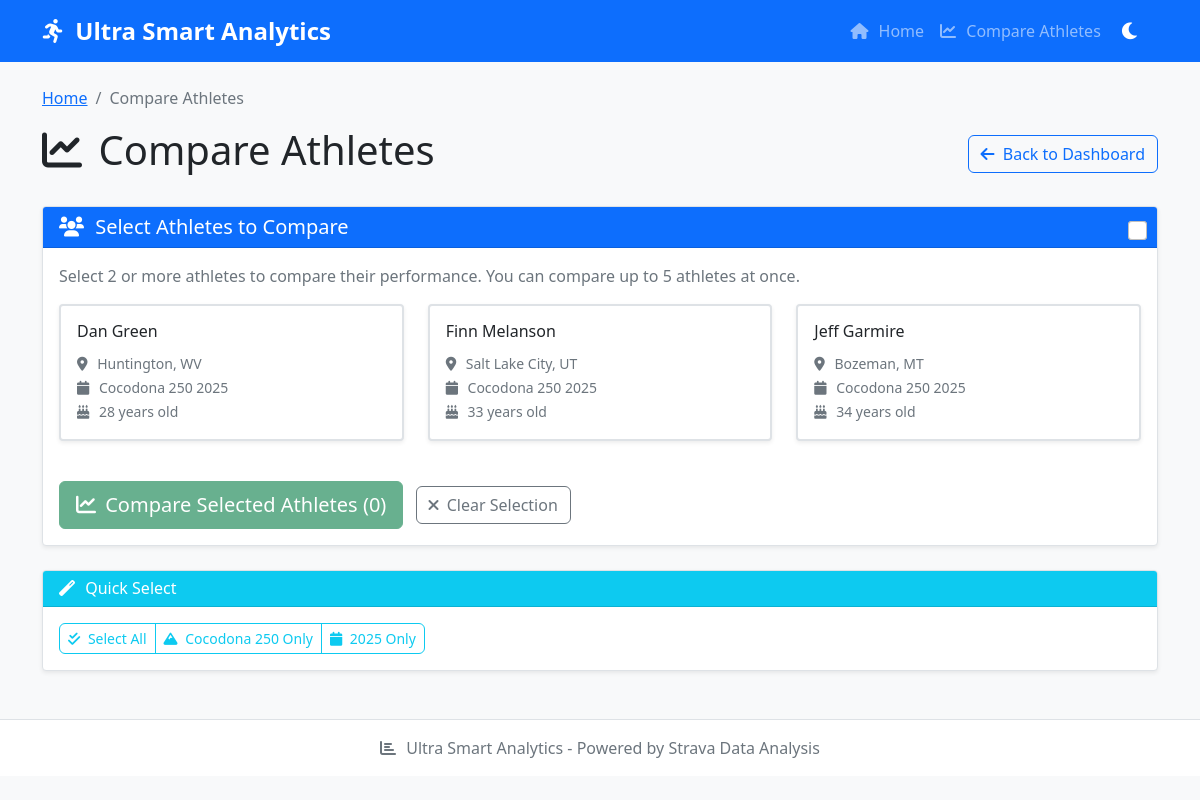
The page /compare on the database its author committed.
### tables this page shows
CREATE TABLE races (
                    id INTEGER PRIMARY KEY AUTOINCREMENT,
                    name TEXT NOT NULL,
                    year INTEGER NOT NULL,
                    date TEXT,
                    location TEXT,
                    distance_miles REAL,
                    elevation_gain_feet REAL,
                    elevation_loss_feet REAL,
                    time_limit_hours REAL,
                    course_description TEXT,
                    ultrasignup_id TEXT,
                    created_at TIMESTAMP DEFAULT CURRENT_TIMESTAMP,
                    UNIQUE(name, year)
                );

### app.py (the view, shortened to what this page needs)
@app.route('/compare')
def compare():
    athletes = get_available_athletes()
    selected_ids = request.args.getlist('athletes')
    if not selected_ids:
        return render_template('compare_select.html', athletes=athletes)

### app.py (called while the page is built)
def get_available_athletes():
    athletes = []
    race_id = 1
    races = db.get_races()
    race = next((r for r in races if r['id'] == race_id), None)
    if not race:
        return athletes
    runners = db.get_race_runners(race_id)
    for runner in runners:
        if runner.get('splits_available'):
            athletes.append({
                'id': str(runner['runner_id']),
                'name': f"{runner['first_name']} {runner['last_name']}",
                'first_name': runner['first_name'],
                'last_name': runner['last_name'],
                'age': runner['age'] or 0,
                'location': f"{runner['city'] or ''}, {runner['state'] or ''}".strip(', '),
                'race': race['name'],
                'year': str(race['year']),
                'runner_id': runner['runner_id']
            })
    return athletes

### database.py (called while the page is built)
    def get_connection(self):
        conn = sqlite3.connect(self.db_path)
        conn.execute("PRAGMA foreign_keys = ON")
        conn.row_factory = sqlite3.Row  # This allows dict-like access to rows
        return conn

    def get_races(self) -> List[Dict]:
        conn = self.get_connection()
        try:
            cursor = conn.execute('SELECT * FROM races ORDER BY year DESC, name')
            return [dict(row) for row in cursor.fetchall()]
        finally:
            conn.close()

### templates/compare_select.html (shortened to what this page needs)
{% extends "base.html" %}
{% block content %}
<div class="row">
    <div class="col-12">
        <nav aria-label="breadcrumb">
            <ol class="breadcrumb">
                <li class="breadcrumb-item"><a href="{{ url_for('landing') }}">Home</a></li>
                <li class="breadcrumb-item active">Compare Athletes</li>
            </ol>
        </nav>
        <div class="d-flex justify-content-between align-items-center mb-4">
            <h1><i class="fas fa-chart-line"></i> Compare Athletes</h1>
            <a href="{{ url_for('landing') }}" class="btn btn-outline-primary">
                <i class="fas fa-arrow-left"></i> Back to Dashboard
            </a>
        </div>
        {% if not athletes %}
            <div class="alert alert-warning" role="alert">
                <i class="fas fa-exclamation-triangle"></i>
                No athletes found. Please add athlete data to compare.
            </div>
        {% else %}
            <div class="card">
                <div class="card-header bg-primary text-white">
                    <h5 class="mb-0"><i class="fas fa-users"></i> Select Athletes to Compare</h5>
                </div>
                <div class="card-body">
                    <p class="text-muted mb-3">
                        Select 2 or more athletes to compare their performance.
                        You can compare up to 5 athletes at once.
                    </p>
                    <form id="comparison-form">
                        <div class="row">
                            {% for athlete in athletes %}
                            <div class="col-md-6 col-lg-4 mb-3">
                                <div class="athlete-select-card" onclick="toggleAthlete('{{ athlete.id }}')">
                                    <input class="form-check-input"
                                           type="checkbox"
                                           name="athletes"
                                           value="{{ athlete.id }}"
                                           id="athlete-{{ athlete.id }}"
                                           onchange="updateCompareButton()">
                                    <div class="card h-100">
                                        <div class="card-body">
                                            <h6 class="card-title">{{ athlete.name }}</h6>
                                            <div class="athlete-meta">
                                                <small class="text-muted">
                                                    <i class="fas fa-map-marker-alt"></i> {{ athlete.location }}<br>
                                                    <i class="fas fa-calendar"></i> {{ athlete.race }} {{ athlete.year }}<br>
                                                    <i class="fas fa-birthday-cake"></i> {{ athlete.age }} years old
                                                </small>
                                            </div>
                                        </div>
                                    </div>
                                </div>
                            </div>
                            {% endfor %}
                        </div>
                        <div class="mt-4">
                            <button type="submit"
                                    class="btn btn-success btn-lg"
                                    id="compare-btn"
                                    disabled>
                                <i class="fas fa-chart-line"></i>
                                Compare Selected Athletes (<span id="selected-count">0</span>)
                            </button>
                            <button type="button"
                                    class="btn btn-outline-secondary ms-2"
                                    onclick="clearSelection()">
                                <i class="fas fa-times"></i> Clear Selection
                            </button>
                        </div>
                    </form>
                </div>
            </div>
            <div class="row mt-4">
                <div class="col-12">
                    <div class="card">
                        <div class="card-header bg-info text-white">
                            <h6 class="mb-0"><i class="fas fa-magic"></i> Quick Select</h6>
                        </div>
                        <div class="card-body">
                            <div class="btn-group" role="group">
                                <button type="button"
                                        class="btn btn-outline-info btn-sm"
                                        onclick="selectAll()">
                                    <i class="fas fa-check-double"></i> Select All
                                </button>
                                <button type="button"
                                        class="btn btn-outline-info btn-sm"
                                        onclick="selectByRace('Cocodona 250')">
                                    <i class="fas fa-mountain"></i> Cocodona 250 Only
                                </button>
                                <button type="button"
                                        class="btn btn-outline-info btn-sm"
                                        onclick="selectByYear('2025')">
                                    <i class="fas fa-calendar"></i> 2025 Only
                                </button>
                            </div>
                        </div>
                    </div>
                </div>
            </div>
        {% endif %}
    </div>
</div>
{% endblock %}

### static/css/style.css (style rules this page uses)
:root { --bg-color: #f8f9fa; --bg-secondary: #ffffff; --text-color: #212529; --text-muted: #6c757d; --border-color: #dee2e6; --card-shadow: 0 0.125rem 0.25rem rgba(0, 0, 0, 0.075); --card-shadow-hover: 0 0.5rem 1rem rgba(0, 0, 0, 0.15); --navbar-bg: #0d6efd; --success-bg: #d1e7dd; --performance-bg: linear-gradient(135deg, #f8f9fa 0%, #e9ecef 100%); --hover-bg: rgba(0, 123, 255, 0.1); }
body { background-color: var(--bg-color); color: var(--text-color); transition: background-color 0.3s ease, color 0.3s ease; }
.card { border: 1px solid var(--border-color); background-color: var(--bg-secondary); color: var(--text-color); box-shadow: var(--card-shadow); transition: all 0.2s ease; }
.breadcrumb { background-color: transparent; padding: 0; }
.breadcrumb-item + .breadcrumb-item::before { color: var(--text-muted); }
.btn { border-radius: 6px; font-weight: 500; transition: all 0.2s ease; }
.athlete-select-card .form-check-input { width: 1.2em; height: 1.2em; margin-top: 0.25em; }
.fas, .far { margin-right: 6px; }
.btn .fas, .btn .far { margin-right: 4px; }

### templates/compare_select.html (style rules this page uses)
.athlete-select-card { cursor: pointer; }
.athlete-select-card input[type="checkbox"] { position: absolute; top: 10px; right: 10px; z-index: 10; }
.athlete-select-card .card { transition: all 0.2s ease; border: 2px solid #dee2e6; }
.athlete-meta { margin-top: 10px; }

### rows shown on the page
races: race "Cocodona 250" "Cocodona 250" "Cocodona 250"

### other values the page prints
{{ athlete.name }} "Dan Green" "Finn Melanson" "Jeff Garmire"
{{ athlete.location }} "Huntington, WV" "Salt Lake City, UT" "Bozeman, MT"
{{ athlete.year }} "2025" "2025" "2025"
{{ athlete.age }} "28" "33" "34"
